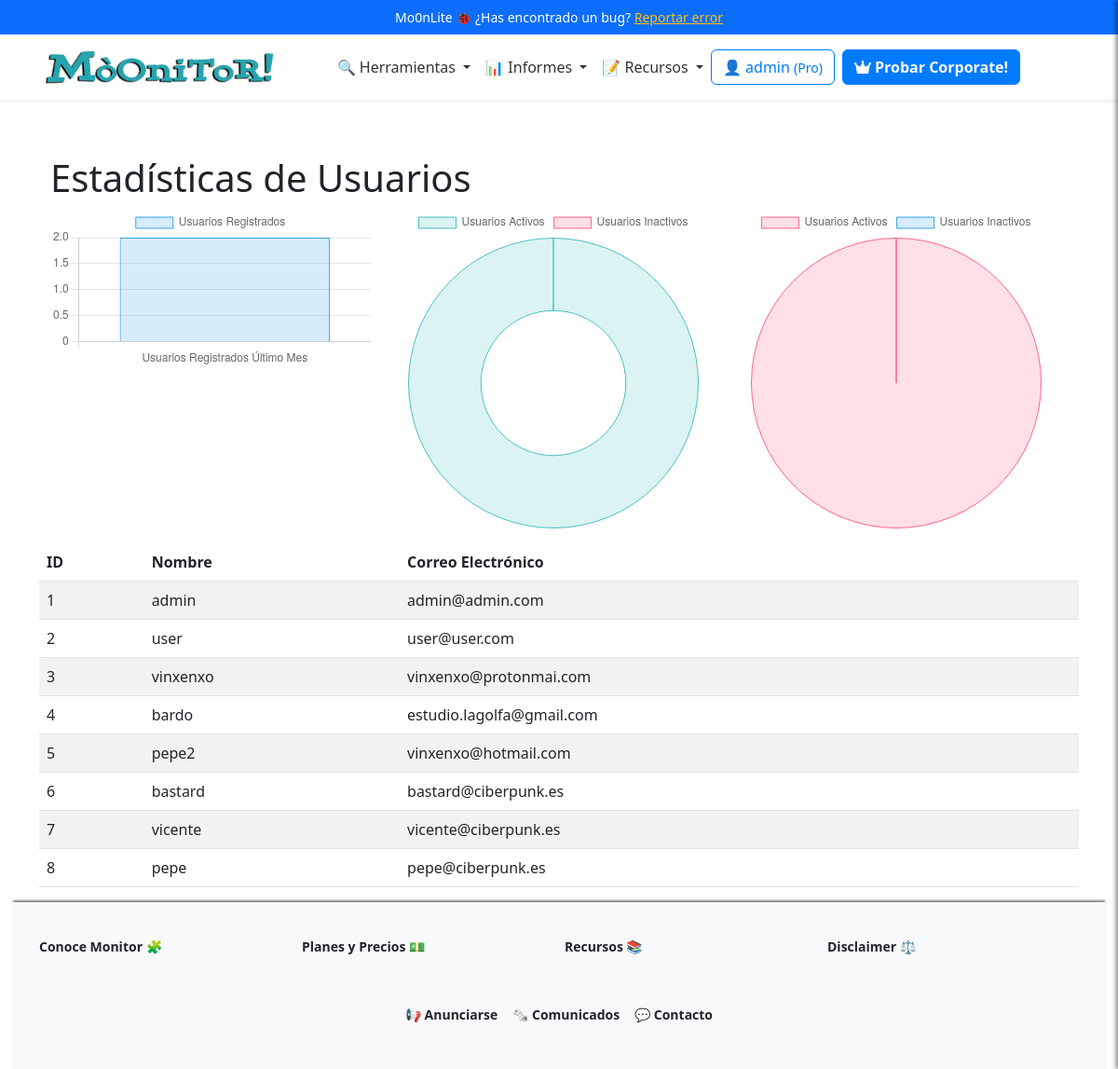
/admin/stats (signed in), run on the app's committed database.
### app/models/user_model.py (models this page shows, shortened)
class Users(UserMixin, db.Model):
    __tablename__ = 'Users'
    id = db.Column(db.Integer, primary_key=True)
    username = db.Column(db.String(80), unique=True, nullable=False)
    email = db.Column(db.String(120), unique=True, nullable=False)
    password_hash = db.Column(db.String(255), nullable=False)
    token = db.Column(db.String(255), index=True, unique=True)
    active = db.Column(db.Boolean, default=False)
    registered_on = db.Column(db.DateTime,
                              nullable=False,
                              default=datetime.datetime.utcnow)
    config = db.Column(JSONType)
    role = db.Column(db.String(20), nullable=False, default='usuario')
    subscription_plan = db.Column(Enum('Free',
                                       'Pro',
                                       'Corporate',
                                       name='subscription_plans'),
                                  default='Free')
    subscription_currency = db.Column(
        db.String(3), default='EUR')  # ISO currency codes (e.g., USD, EUR)
    subscription_expiration = db.Column(db.DateTime, nullable=True)
    subscription_frequency = db.Column(Enum('Monthly',
                                            'Annually',
                                            name='subscription_frequency'),
                                       default='Monthly')
    primary_payment = db.Column(JSONType, nullable=True)  # IBAN, SWIFT, etc.
    secondary_payment = db.Column(JSONType, nullable=True)
    transactions = db.relationship('Transaction', backref='user', lazy=True)
    def is_subscription_active(self):
        if not self.subscription_expiration:
            return False
        return self.subscription_expiration > datetime.datetime.utcnow()

### app/controllers/admin_controller.py (the view)
@app.route('/admin/stats')
@login_required
def admin_stats():
    breadcrumbs = [{
        'url': '/admin',
        'text': 'Admin'
    }, {
        'url': '/admin/stats',
        'text': 'Estadísticas'
    }]
    end_date = datetime.datetime.utcnow()
    start_date = end_date - timedelta(days=30)
    users = Users.query.all()
    users_last_month = Users.query.filter(
        Users.registered_on.between(start_date, end_date)).count()
    total_users = Users.query.count()
    active_users = Users.query.filter_by(active=True).count()
    log_event('STATS', 'Paginas de estadísticas de administrador.')
    return render_template('admin/stats.html',
                           breadcrumbs=breadcrumbs,
                           users=users,
                           users_last_month=users_last_month,
                           total_users=total_users,
                           active_users=active_users)

### app/__init__.py (called while the page is built)
@app.context_processor
def inject_sidebar_info():
    return dict(is_admin=current_user.is_authenticated
                and current_user.role == 'admin')

@app.context_processor
def inject_breadcrumb():
    breadcrumbs = [{
        'url': '/',
        'text': 'Inicio'
    }, {
        'url': '/profile',
        'text': 'Opcion 1'
    }, {
        'url': '/profile/edit',
        'text': 'Sub opcion 1'
    }]
    return {'breadcrumbs': breadcrumbs}

@app.context_processor
def inject_grouped_tools():
    grouped_tools = {}
    for category, tools_in_category in groupby(sorted(
            tools, key=itemgetter('category')),
                                               key=itemgetter('category')):
        subcategories = {}
        for subcategory, tools_in_subcategory in groupby(
                sorted(tools_in_category, key=itemgetter('subcategory')),
                key=itemgetter('subcategory')):
            subcategories[subcategory] = list(tools_in_subcategory)
        grouped_tools[category] = subcategories
    return dict(grouped_tools=grouped_tools)

@login_manager.user_loader
def load_user(user_id):
    return Users.query.get(int(user_id))

### app/controllers/logs_controller.py (called while the page is built)
def log_event(event, description):
    page = request.path
    user_id = current_user.id if current_user.is_authenticated else None
    user_name = current_user.username if current_user.is_authenticated else None
    log = Log(user_id=user_id,
              user_name=user_name,
              event=event,
              description=description,
              page=page)
    db.session.add(log)
    db.session.commit()

### app/templates/admin/stats.html (shortened to what this page needs)
{% extends "base.html" %}
{% block content %}
<div class="container mb-3">
    <h1>Estadísticas de Usuarios</h1>
    <div class="row">
        <div class="col-md-4">
            <canvas id="usersLastMonthChart"></canvas>
        </div>
        <div class="col-md-4">
            <canvas id="totalUsersChart"></canvas>
        </div>
        <div class="col-md-4">
            <canvas id="activeUsersChart"></canvas>
        </div>
    </div>
</div>
<div class="table-responsive mt-2">
    <table id="userTable" class="table table-striped">
        <thead>
            <tr>
                <th>ID</th>
                <th>Nombre</th>
                <th>Correo Electrónico</th>
            </tr>
        </thead>
        <tbody>
            {% for user in users %}
            <tr>
                <td>{{ user.id }}</td>
                <td>{{ user.username }}</td>
                <td>{{ user.email }}</td>
            </tr>
            {% endfor %}
        </tbody>
    </table>
</div>
<script>
    // Datos de los gráficos
    var usersLastMonthData = 2; // Cantidad de usuarios registrados el último mes
    var totalUsersData = 2; // Cantidad total de usuarios
    var activeUsersData = 2; // Cantidad de usuarios activos
    // Obtener contexto de los gráficos
    var usersLastMonthCtx = document.getElementById('usersLastMonthChart').getContext('2d');
    var totalUsersCtx = document.getElementById('totalUsersChart').getContext('2d');
    var activeUsersCtx = document.getElementById('activeUsersChart').getContext('2d');
    // Crear gráficos
    var usersLastMonthChart = new Chart(usersLastMonthCtx, {
        type: 'bar',
        data: {
            labels: ['Usuarios Registrados Último Mes'],
            datasets: [{
                label: 'Usuarios Registrados',
                data: [usersLastMonthData],
                backgroundColor: 'rgba(54, 162, 235, 0.2)',
                borderColor: 'rgba(54, 162, 235, 1)',
                borderWidth: 1
            }]
        },
        options: {
            scales: {
                y: {
                    beginAtZero: true
                }
            }
        }
    });
    var totalUsersChart = new Chart(totalUsersCtx, {
        type: 'doughnut',
        data: {
            labels: ['Usuarios Activos', 'Usuarios Inactivos'],
            datasets: [{
                label: 'Usuarios Activos',
                data: [activeUsersData, totalUsersData - activeUsersData],
                backgroundColor: ['rgba(75, 192, 192, 0.2)', 'rgba(255, 99, 132, 0.2)'],
                borderColor: ['rgba(75, 192, 192, 1)', 'rgba(255, 99, 132, 1)'],
                borderWidth: 1
            }]
        },
        options: {
            responsive: true
        }
    });
    var activeUsersChart = new Chart(activeUsersCtx, {
        type: 'pie',
        data: {
            labels: ['Usuarios Activos', 'Usuarios Inactivos'],
            datasets: [{
                label: 'Total de Usuarios',
                data: [activeUsersData, totalUsersData - activeUsersData],
                backgroundColor: ['rgba(255, 99, 132, 0.2)', 'rgba(54, 162, 235, 0.2)'],
                borderColor: ['rgba(255, 99, 132, 1)', 'rgba(54, 162, 235, 1)'],
                borderWidth: 1
            }]
        },
        options: {
            responsive: true
        }
    });
</script>
{% endblock %}

### app/templates/inc/navbar.html (shortened to what this page needs)
<nav class="navbar navbar-expand-lg navbar-light bg-white shadow-sm">
  <div class="container">
    <a class="navbar-brand mx-auto" href="{{ url_for('index') }}">
      <img src="{{ url_for('static', filename='logo.png') }}" alt="Logo" height="50"
        class="d-inline-block align-text-top">
    </a>
    <div class="collapse navbar-collapse justify-content-center" id="navbarNav">
      <ul class="navbar-nav align-items-center">
        <li class="nav-item dropdown">
          <a class="nav-link dropdown-toggle" href="#" id="domainDnsDropdown" role="button" data-bs-toggle="dropdown"
            aria-expanded="false">
            🔍 Herramientas
          </a>
        </li>
        <li class="nav-item dropdown">
          <a class="nav-link dropdown-toggle" href="#" id="domainDnsDropdown" role="button" data-bs-toggle="dropdown"
            aria-expanded="false">
            📊 Informes
          </a>
        </li>
        <li class="nav-item dropdown">
          <a class="nav-link dropdown-toggle" href="#" id="domainDnsDropdown" role="button" data-bs-toggle="dropdown"
            aria-expanded="false">
            📝 Recursos
          </a>
        </li>
      </ul>
    <div class="d-flex flex-column flex-sm-row align-items-center justify-content-center ms-0 mb-3 mt-3">
      {% if current_user.is_authenticated %}
          <a href="/dashboard" class="btn btn-outline-primary mb-2 mb-sm-0 me-sm-2">
              <span class="item-responsive">👤 {{ current_user.username }}
                  <small>({{ current_user.subscription_plan }})</small>
              </span>
          </a>
          {% if current_user.subscription_plan == "Free" %}
              <a class="btn btn-primary mb-2 mb-sm-0 me-sm-2 text-decoration-none fw-semibold" href="{{ url_for('edit_subscription') }}">
                  <i class="fa-solid fa-rocket"></i> Mejorar!
              </a>
          {% elif current_user.subscription_plan == "Pro" %}
              <a class="btn btn-primary mb-2 mb-sm-0 me-sm-2 text-decoration-none fw-semibold" href="{{ url_for('edit_subscription') }}">
                  <i class="fa-solid fa-crown"></i> Probar Corporate!
              </a>
          {% endif %}
      {% endif %}
  </div>
    </div>
  </div>
</nav>

### app/static/css/style.css (style rules this page uses)
:root { --primary-color: #007bff; --secondary-color: #6c757d; --background-color: #f8f9fa; --text-color: #212529; --info-color: #7c71c5; --navbar-background: white; --navbar-shadow: 0 4px 2px -2px rgba(0, 0, 0, 0.1); --navbar-link: #333; --white: #fff; --featured-column: #f9f9f9; --menu-header: #000; --menu-separator: #ccc; --hover-background: #e0e0e0; }
body { display: flex; flex-direction: column; min-height: 100vh; background-image: url('https://ciberpunk.es/wp-content/uploads/2020/12/finance4-section-bg2.png'); background-repeat: repeat-y; background-blend-mode: normal; }
.navbar { background-color: var(--navbar-background); box-shadow: var(--navbar-shadow); width: 100%; display: block; padding: 0; position: relative; }
.navbar-nav .nav-link { color: var(--navbar-link); }
.btn-primary { background-color: var(--primary-color); border-color: var(--primary-color); }
.btn-outline-primary { border-color: var(--primary-color); color: var(--primary-color); }
.row { margin-right: 0 !important; }

### data on the page
Users: username "admin", subscription_plan "Pro", id "1", email "admin@admin.com"
Users: id "2", username "user", email "user@user.com"
Users: id "3", username "vinxenxo", email "vinxenxo@protonmai.com"
Users: id "4", username "bardo", email "estudio.lagolfa@gmail.com"
Users: id "5", username "pepe2", email "vinxenxo@hotmail.com"
Users: id "6", username "bastard", email "bastard@ciberpunk.es"
Users: id "7", username "vicente", email "vicente@ciberpunk.es"
Users: id "8", username "pepe", email "pepe@ciberpunk.es"
